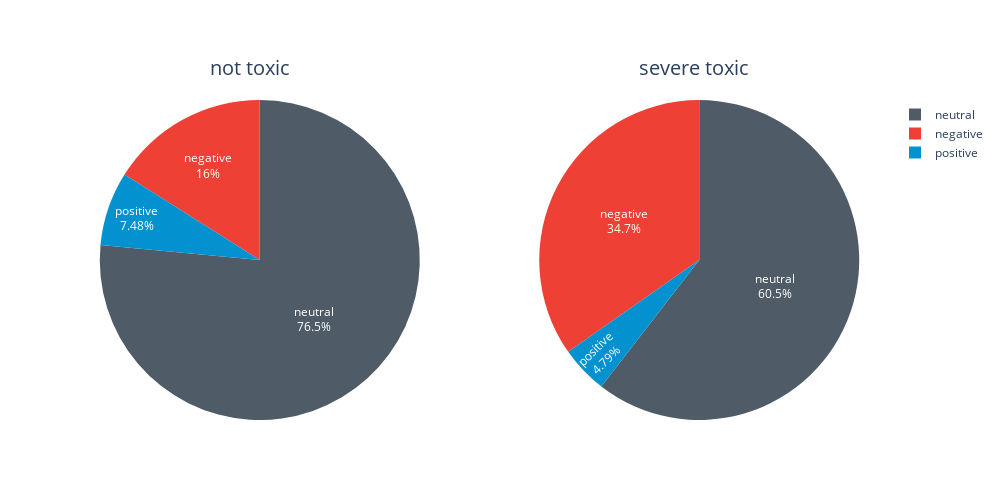

Here is the notebook cell this chart was saved with:
### Code cell
colors = ["#ee4035", "#4f5b66", "#0392cf"]

col1 = (
    df_flat.loc[df_flat["toxicity_ensemble_text.severe_toxic"] == False][
        "sentiment_title.sentiment.class"
    ]
    .value_counts()
    .sort_index()
)
labels1 = col1.index.tolist()
values1 = col1.values.tolist()
col2 = (
    df_flat.loc[df_flat["toxicity_ensemble_text.severe_toxic"] == True][
        "sentiment_title.sentiment.class"
    ]
    .value_counts()
    .sort_index()
)
labels2 = col2.index.tolist()
values2 = col2.values.tolist()


fig = make_subplots(rows=1, cols=2, specs=[[{"type": "domain"}, {"type": "domain"}]])
_ = fig.add_trace(
    go.Pie(
        labels=labels1,
        values=values1,
        name="non-toxic",
        textinfo="label+percent",
        marker_colors=colors,
    ),
    1,
    1,
)
_ = fig.add_trace(
    go.Pie(
        labels=labels1,
        values=values2,
        name="severe toxic",
        textinfo="label+percent",
        marker_colors=colors,
    ),
    1,
    2,
)

_ = fig.update_layout(
    annotations=[
        dict(text="not toxic", x=0.16, y=1.15, font_size=20, showarrow=False),
        dict(text="severe toxic", x=0.84, y=1.15, font_size=20, showarrow=False),
    ],
    width=1000,
    height=500,
)
fig.show()

### Figure 1 — Plotly figure (JSON) as saved in the notebook; plotly's stock layout.template omitted (floating-point values rounded to 4 significant figures)
{"data": [{"domain": {"x": [0, 0.45], "y": [0, 1]}, "labels": ["negative", "neutral", "positive"], "marker": {"colors": ["#ee4035", "#4f5b66", "#0392cf"]}, "name": "non-toxic", "textinfo": "label+percent", "type": "pie", "values": [2584, 12328, 1205]}, {"automargin": true, "domain": {"x": [0.55, 1], "y": [0, 1]}, "labels": ["negative", "neutral", "positive"], "marker": {"colors": ["#ee4035", "#4f5b66", "#0392cf"]}, "name": "severe toxic", "rotation": 0, "textinfo": "label+percent", "type": "pie", "values": [116, 202, 16]}], "layout": {"annotations": [{"font": {"size": 20}, "showarrow": false, "text": "not toxic", "x": 0.16, "y": 1.15}, {"font": {"size": 20}, "showarrow": false, "text": "severe toxic", "x": 0.84, "y": 1.15}], "height": 500, "width": 1000}}
